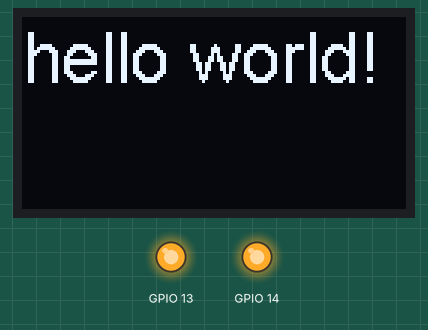
Simulated run of this sketch. Board: ESP8266 (NodeMCU). Parts: 128×64 one-colour display, output pins drawn as LEDs (lit = HIGH). What the sketch prints to the serial monitor is not drawn.

Above: at 0.6 s.

The sketch:

oledSSD1306HelloWorld.ino
```cpp
#include "SSD1306.h"

#include <Wire.h>

SSD1306 display(0x7A, 21, 22);

void setup() {
  Serial.begin(115200);
  pinMode(14,OUTPUT);
  pinMode(13,OUTPUT);
  digitalWrite(13,HIGH);
  digitalWrite(14,LOW);
  delay(500);
  digitalWrite(14,HIGH);
  display.init();

  display.setFont(ArialMT_Plain_24);
  display.drawString(0,0,"hello world!");
  Serial.println("hello world!");
  display.display();

}
void loop() {
}
```
